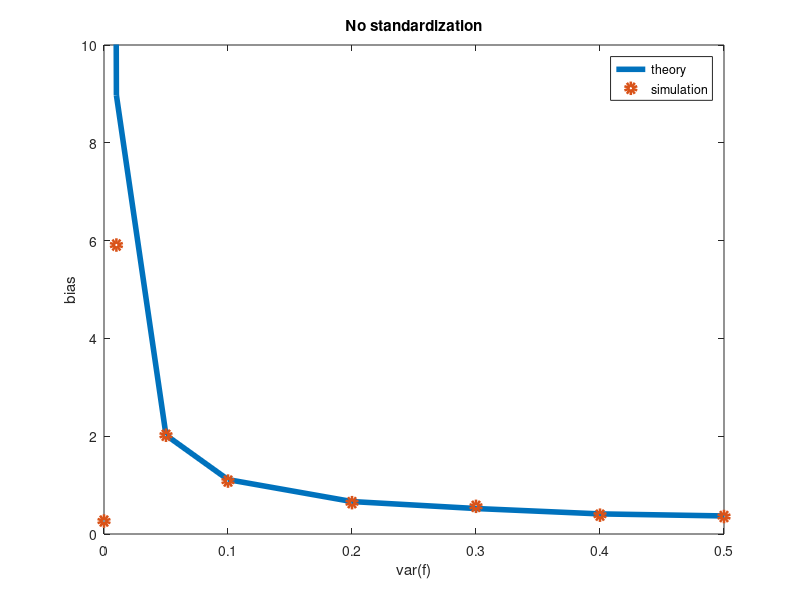

Here is the MATLAB script that generated this plot: (Note: this script raises an error after producing the figure.)

% fst = [0.001,0.01,0.05,0.1,0.2,0.3,0.4,0.5];
fst = [0,0.01,0.05,0.1,0.2,0.3,0.4,0.5];
load('popstrat10002000.mat')
res_m_sim(1) = 0.265;

plot(fst, res_theory, 'LineWidth', 4)
hold on
plot(fst, res_m_sim, 'o', 'LineWidth', 4)
ylim([0,10])
ylabel('bias')
xlabel('var(f)')
title('No standardization')
legend('theory', 'simulation')
BigFont(22)
matniceplot
saveim('popstratbias.pdf')

%%
res_msim_dostand = [0.02847395 8.14044173 1.93306206 0.98750835 0.53806396 0.45863502 0.28836260 0.26469718];
res_theory_dostand = [Inf 8.9734391 2.0215989 1.1123784 0.6634474 0.5210824 0.4110897 0.3693134];

fst = [0,0.01,0.05,0.1,0.2,0.3,0.4,0.5];

plot(fst, res_theory, 'LineWidth', 4)
hold on
plot(fst, res_msim_dostand, 'o', 'LineWidth', 4)
ylim([0,10])
ylabel('bias')
xlabel('var(f)')
title('Standardized')
legend('theory', 'simulation')
BigFont(22)
matniceplot
saveim('popstratbias_dostand.pdf')